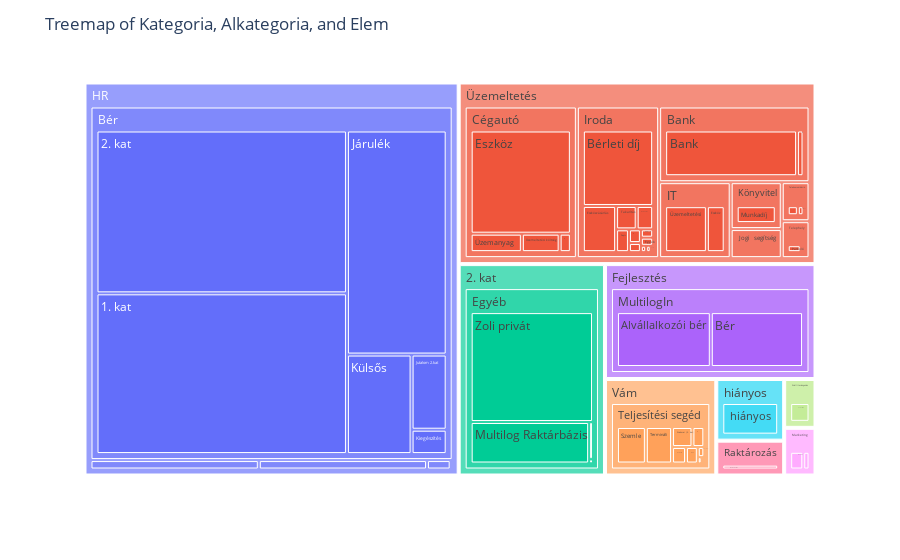

The code cell stored with this chart in its notebook:
### Code cell
fig = px.treemap(
    df_expense,
    path=['kategoria', 'alkategoria', 'elem'],  # Hierarchical path
    values='netto',  # Assuming 'netto' is the value to visualize
    #color='netto',  # Optional: Color by 'netto' or another column
    hover_data={'kat_kod': True}
)

# Customize the layout if necessary
fig.update_layout(
    title='Treemap of Kategoria, Alkategoria, and Elem',
    #margin=dict(t=50, l=25, r=25, b=25)
)

fig.update_traces(
    hovertemplate='<b>%{label}</b><br>' + 
                  'Netto: %{value}<extra></extra>',
    customdata=df[['ID', 'partner', 'bizonylat_szam', 'megjegyzes', 'datum']].values
)

# Show the figure
fig.show()

### Figure 1 — Plotly figure (JSON) as saved in the notebook; plotly's stock layout.template omitted (floating-point values rounded to 4 significant figures)
{"data": [{"branchvalues": "total", "customdata": [[1, "A", 1001, "Note1", "2023-01-01"], [2, "B", 1002, "Note2", "2023-02-01"], [3, "C", 1003, "Note3", "2023-03-01"], [4, "D", 1004, "Note4", "2023-04-01"], [5, "E", 1005, "Note5", "2023-05-01"]], "domain": {"x": [0, 1], "y": [0, 1]}, "hovertemplate": "<b>%{label}</b><br>ID: %{customdata[0]}<br>Partner: %{customdata[1]}<br>Bizonylat Szam: %{customdata[2]}<br>Megjegyzes: %{customdata[3]}<br>Datum: %{customdata[4]}<br>Netto: %{value}<extra></extra>", "ids": ["HR/Bér/1. kat", "HR/Bér/2. kat", "Fejlesztés/MultilogIn/Alvállalkozói bér", "Üzemeltetés/Bank/Bank", "Üzemeltetés/Iroda/Beruházás", "Üzemeltetés/Iroda/Biztonság", "HR/Juttatás/Buli", "Fejlesztés/MultilogIn/Bér", "Üzemeltetés/Cégautó/Bérleti díj", "Üzemeltetés/Iroda/Bérleti díj", "HR/Egészség/Covid", "HR/Juttatás/Csapatépítő", "Üzemeltetés/Iroda/Egyéb", "Üzemeltetés/Cégautó/Eszköz", "Üzemeltetés/IT/Eszköz", "HR/Juttatás/Eszköz", "Üzemeltetés/Telekomunikáció/Eszköz", "Vám/Teljesítési segéd/Eszköz", "Raktározás/Berendezés/Eszközvásárlás", "Üzemeltetés/Iroda/Eszközvásárlás", "HR/Egészség/EÜ csomag", "Marketing/Honlap/Fejlesztés", "Üzemeltetés/Iroda/Fejlesztés, karbantartás", "Marketing/Honlap/Fenntartás", "Szállítmányozás/Közvetített/Fuvarozás", "Vám/Teljesítési segéd/Garancia", "Üzemeltetés/Iroda/Higéniai eszközök", "HR/Bér/Jutalom 2.kat", "HR/Bér/Járulék", "HR/Bér/Kiegészítés", "HR/Juttatás/Kávé", "HR/Továbbképzés/Képzés", "HR/Bér/Külsős", "2. kat/Egyéb/Multilog Raktárbázis", "Üzemeltetés/Könyvitel/Munkadíj", "2. kat/Egyéb/N-Cont", "Vám/Teljesítési segéd/NAV", "Üzemeltetés/Iroda/Papír", "Üzemeltetés/Telephely/Parkoló", "2. kat/Egyéb/Peti privat", "Üzemeltetés/Iroda/Posta", "Marketing/Honlap/Reklám", "Marketing/Brand/Reklámajándék", "Vám/Teljesítési segéd/Szakmai (1. kat)", "Vám/Teljesítési segéd/Szakmai (2. kat)", "Vám/Teljesítési segéd/Szemle", "Üzemeltetés/Bank/Széchenyi hitel", "Üzemeltetés/Iroda/Takarítás", "Fejlesztés/MultilogIn/Teljesítésisegéd", "Szállítmányozás/Közvetített/Termináli", "Vám/Teljesítési segéd/Termináli", "Üzemeltetés/Iroda/Toner", "2. kat/Egyéb/Zoli privát", "hiányos/hiányos/hiányos", "HR/Toborzás/Álláshirdetés", "Üzemeltetés/Telephely/Általános üzemeltetés", "HR/Juttatás/Élelmiszer", "Marketing/Brand/Építés", "Üzemeltetés/Iroda/Írószer, irodaszer", "Üzemeltetés/Jogi  segítség/Ügyvéd", "Üzemeltetés/Cégautó/Üzemanyag", "Üzemeltetés/Telekomunikáció/Üzemeltetés", "Vám/Teljesítési segéd/Üzemeltetés", "Vám/Teljesítési segéd/Üzemeltetés (2. kat)", "Üzemeltetés/IT/Üzemeltetési ", "Üzemeltetés/Cégautó/Üzemeltetési költség", "Üzemeltetés/Bank", "Raktározás/Berendezés", "Marketing/Brand", "HR/Bér", "Üzemeltetés/Cégautó", "2. kat/Egyéb", "HR/Egészség", "Marketing/Honlap", "Üzemeltetés/IT", "Üzemeltetés/Iroda", "Üzemeltetés/Jogi  segítség", "HR/Juttatás", "Üzemeltetés/Könyvitel", "Szállítmányozás/Közvetített", "Fejlesztés/MultilogIn", "Üzemeltetés/Telekomunikáció", "Üzemeltetés/Telephely", "Vám/Teljesítési segéd", "HR/Toborzás", "HR/Továbbképzés", "hiányos/hiányos", "2. kat", "Fejlesztés", "HR", "Marketing", "Raktározás", "Szállítmányozás", "Vám", "hiányos", "Üzemeltetés"], "labels": ["1. kat", "2. kat", "Alvállalkozói bér", "Bank", "Beruházás", "Biztonság", "Buli", "Bér", "Bérleti díj", "Bérleti díj", "Covid", "Csapatépítő", "Egyéb", "Eszköz", "Eszköz", "Eszköz", "Eszköz", "Eszköz", "Eszközvásárlás", "Eszközvásárlás", "EÜ csomag", "Fejlesztés", "Fejlesztés, karbantartás", "Fenntartás", "Fuvarozás", "Garancia", "Higéniai eszközök", "Jutalom 2.kat", "Járulék", "Kiegészítés", "Kávé", "Képzés", "Külsős", "Multilog Raktárbázis", "Munkadíj", "N-Cont", "NAV", "Papír", "Parkoló", "Peti privat", "Posta", "Reklám", "Reklámajándék", "Szakmai (1. kat)", "Szakmai (2. kat)", "Szemle", "Széchenyi hitel", "Takarítás", "Teljesítésisegéd", "Termináli", "Termináli", "Toner", "Zoli privát", "hiányos", "Álláshirdetés", "Általános üzemeltetés", "Élelmiszer", "Építés", "Írószer, irodaszer", "Ügyvéd", "Üzemanyag", "Üzemeltetés", "Üzemeltetés", "Üzemeltetés (2. kat)", "Üzemeltetési ", "Üzemeltetési költség", "Bank", "Berendezés", "Brand", "Bér", "Cégautó", "Egyéb", "Egészség", "Honlap", "IT", "Iroda", "Jogi  segítség", "Juttatás", "Könyvitel", "Közvetített", "MultilogIn", "Telekomunikáció", "Telephely", "Teljesítési segéd", "Toborzás", "Továbbképzés", "hiányos", "2. kat", "Fejlesztés", "HR", "Marketing", "Raktározás", "Szállítmányozás", "Vám", "hiányos", "Üzemeltetés"], "name": "", "parents": ["HR/Bér", "HR/Bér", "Fejlesztés/MultilogIn", "Üzemeltetés/Bank", "Üzemeltetés/Iroda", "Üzemeltetés/Iroda", "HR/Juttatás", "Fejlesztés/MultilogIn", "Üzemeltetés/Cégautó", "Üzemeltetés/Iroda", "HR/Egészség", "HR/Juttatás", "Üzemeltetés/Iroda", "Üzemeltetés/Cégautó", "Üzemeltetés/IT", "HR/Juttatás", "Üzemeltetés/Telekomunikáció", "Vám/Teljesítési segéd", "Raktározás/Berendezés", "Üzemeltetés/Iroda", "HR/Egészség", "Marketing/Honlap", "Üzemeltetés/Iroda", "Marketing/Honlap", "Szállítmányozás/Közvetített", "Vám/Teljesítési segéd", "Üzemeltetés/Iroda", "HR/Bér", "HR/Bér", "HR/Bér", "HR/Juttatás", "HR/Továbbképzés", "HR/Bér", "2. kat/Egyéb", "Üzemeltetés/Könyvitel", "2. kat/Egyéb", "Vám/Teljesítési segéd", "Üzemeltetés/Iroda", "Üzemeltetés/Telephely", "2. kat/Egyéb", "Üzemeltetés/Iroda", "Marketing/Honlap", "Marketing/Brand", "Vám/Teljesítési segéd", "Vám/Teljesítési segéd", "Vám/Teljesítési segéd", "Üzemeltetés/Bank", "Üzemeltetés/Iroda", "Fejlesztés/MultilogIn", "Szállítmányozás/Közvetített", "Vám/Teljesítési segéd", "Üzemeltetés/Iroda", "2. kat/Egyéb", "hiányos/hiányos", "HR/Toborzás", "Üzemeltetés/Telephely", "HR/Juttatás", "Marketing/Brand", "Üzemeltetés/Iroda", "Üzemeltetés/Jogi  segítség", "Üzemeltetés/Cégautó", "Üzemeltetés/Telekomunikáció", "Vám/Teljesítési segéd", "Vám/Teljesítési segéd", "Üzemeltetés/IT", "Üzemeltetés/Cégautó", "Üzemeltetés", "Raktározás", "Marketing", "HR", "Üzemeltetés", "2. kat", "HR", "Marketing", "Üzemeltetés", "Üzemeltetés", "Üzemeltetés", "HR", "Üzemeltetés", "Szállítmányozás", "Fejlesztés", "Üzemeltetés", "Üzemeltetés", "Vám", "HR", "HR", "hiányos", "", "", "", "", "", "", "", "", ""], "type": "treemap", "values": [101815878, 103100000.0, 24343500, 26920000.0, 1391250, 55616, 550873, 23929177, 715500.0, 19202650, 25000, 1604532, 359153, 35790000.0, 4026218, 22865, 962503, 115000, 4734000.0, 5550306, 17456, 1520000, 592471, 491000, 2817000.0, 1552800, 393104, 6670000, 56513936, 2160924, 618384, 3557198, 16267294, 16426491, 5936000.0, 479160, 1312750, 1058869, 2090000, 55206, 104621, 11734, 635168, 164602, 2749560, 7112000.0, 1313000.0, 1742500, 120000, 243100.0, 6446000.0, 119940, 44915448, 8372146, 500000, 448646, 757734, 329093, 369153, 3679912, 3268124, 1721119, 441467, 1600000, 9444000.0, 2413000.0, 28230000.0, 4734000.0, 964261, 286600000.0, 42180000.0, 61876305, 42456, 2022734, 13470000.0, 30939633, 3679912, 3554388, 5936000.0, 3060000.0, 48392677, 2683622, 2538646, 21490000.0, 500000, 3557198, 8372146, 61876305, 48392677, 294200000.0, 2986995, 4734000.0, 3060000.0, 21490000.0, 8372146, 129700000.0]}], "layout": {"legend": {"tracegroupgap": 0}, "margin": {"t": 60}, "title": {"text": "Treemap of Kategoria, Alkategoria, and Elem"}}}
